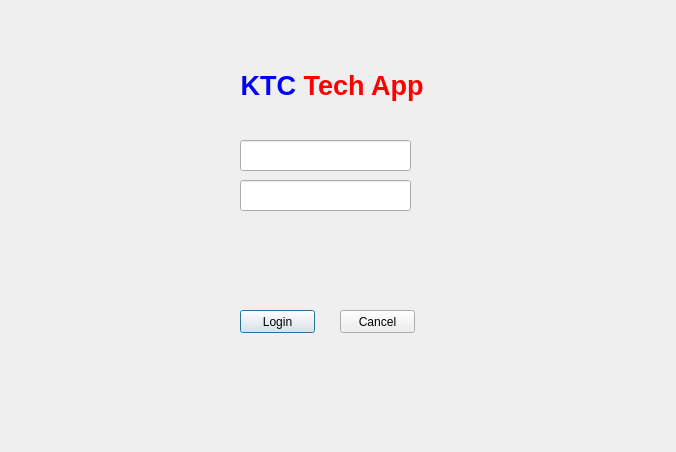
<?xml version="1.0" encoding="UTF-8"?>
<ui version="4.0">
 <class>KtcLoginpage</class>
 <widget class="QDialog" name="KtcLoginpage">
  <property name="geometry">
   <rect>
    <x>0</x>
    <y>0</y>
    <width>676</width>
    <height>452</height>
   </rect>
  </property>
  <property name="windowTitle">
   <string>Ktc App</string>
  </property>
  <property name="whatsThis">
   <string>&lt;html&gt;&lt;head/&gt;&lt;body&gt;&lt;p&gt;&lt;img src=&quot;:/newPrefix/ktc_logo.jpg&quot;/&gt;&lt;/p&gt;&lt;/body&gt;&lt;/html&gt;</string>
  </property>
  <widget class="QWidget" name="backgroundWidget" native="true">
   <property name="geometry">
    <rect>
     <x>0</x>
     <y>0</y>
     <width>681</width>
     <height>451</height>
    </rect>
   </property>
   <property name="maximumSize">
    <size>
     <width>681</width>
     <height>451</height>
    </size>
   </property>
   <property name="toolTipDuration">
    <number>-2</number>
   </property>
   <property name="layoutDirection">
    <enum>Qt::LeftToRight</enum>
   </property>
   <property name="autoFillBackground">
    <bool>true</bool>
   </property>
   <property name="styleSheet">
    <string notr="true">QWidget#backgroundWidget {
    background-image: url(:/Login_background/icons/Login_Background.jpg);
    background-repeat: no-repeat;
    background-position: center;
    background-size: cover;
}
</string>
   </property>
   <widget class="QLineEdit" name="usernameLineEdit">
    <property name="geometry">
     <rect>
      <x>240</x>
      <y>140</y>
      <width>171</width>
      <height>31</height>
     </rect>
    </property>
    <property name="autoFillBackground">
     <bool>false</bool>
    </property>
   </widget>
   <widget class="QLineEdit" name="passwordLineEdit">
    <property name="geometry">
     <rect>
      <x>240</x>
      <y>180</y>
      <width>171</width>
      <height>31</height>
     </rect>
    </property>
   </widget>
   <widget class="QPushButton" name="loginButton">
    <property name="geometry">
     <rect>
      <x>240</x>
      <y>310</y>
      <width>75</width>
      <height>23</height>
     </rect>
    </property>
    <property name="text">
     <string>Login</string>
    </property>
   </widget>
   <widget class="QPushButton" name="cancelButton">
    <property name="geometry">
     <rect>
      <x>340</x>
      <y>310</y>
      <width>75</width>
      <height>23</height>
     </rect>
    </property>
    <property name="text">
     <string>Cancel</string>
    </property>
   </widget>
   <widget class="QLabel" name="label">
    <property name="geometry">
     <rect>
      <x>100</x>
      <y>50</y>
      <width>471</width>
      <height>71</height>
     </rect>
    </property>
    <property name="layoutDirection">
     <enum>Qt::LeftToRight</enum>
    </property>
    <property name="styleSheet">
     <string notr="true">QLabel {
    color: #ffffff; /* White text color */
    font-size: 24px; /* Font size */
    font-weight: bold; /* Bold text */
    text-align: center; /* Center align the text */
}
</string>
    </property>
    <property name="text">
     <string>&lt;!DOCTYPE HTML PUBLIC &quot;-//W3C//DTD HTML 4.0//EN&quot; &quot;http://www.w3.org/TR/REC-html40/strict.dtd&quot;&gt;
&lt;html&gt;&lt;head&gt;&lt;meta name=&quot;qrichtext&quot; content=&quot;1&quot; /&gt;&lt;style type=&quot;text/css&quot;&gt;
p, li { white-space: pre-wrap; }
&lt;/style&gt;&lt;/head&gt;&lt;body style=&quot; font-family:'MS Shell Dlg 2'; font-size:24px; font-weight:600; font-style:normal;&quot;&gt;
&lt;p align=&quot;center&quot; style=&quot; margin-top:0px; margin-bottom:0px; margin-left:0px; margin-right:0px; -qt-block-indent:0; text-indent:0px;&quot;&gt;&lt;span style=&quot; font-size:24px;&quot;&gt;   &lt;/span&gt;&lt;span style=&quot; font-size:20pt; color:#0000ff;&quot;&gt;KTC&lt;/span&gt;&lt;span style=&quot; font-size:20pt; color:#ff0000;&quot;&gt; Tech App&lt;/span&gt;&lt;span style=&quot; font-size:24px;&quot;&gt;    &lt;/span&gt;&lt;/p&gt;&lt;/body&gt;&lt;/html&gt;</string>
    </property>
    <property name="textFormat">
     <enum>Qt::AutoText</enum>
    </property>
   </widget>
  </widget>
 </widget>
 <resources>
  <include location="../resources.qrc"/>
 </resources>
 <connections/>
</ui>
